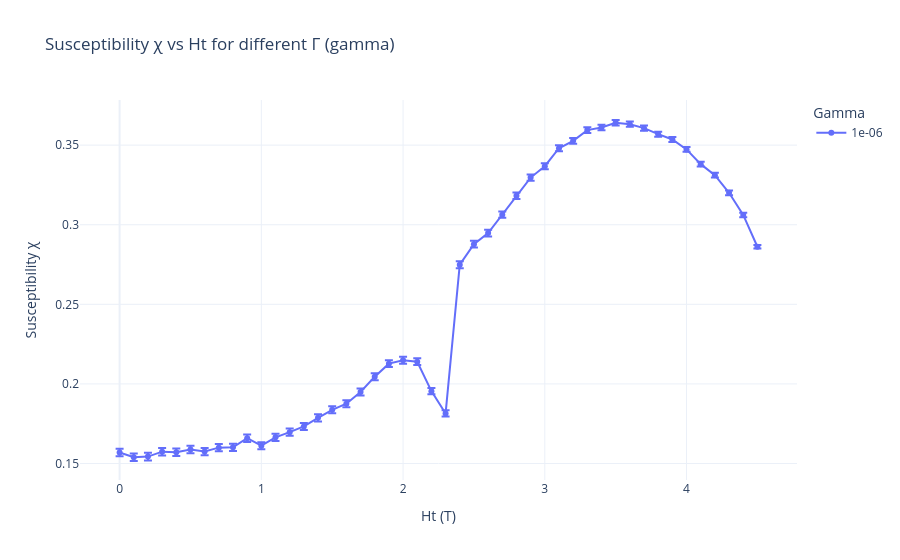

Notebook code cell kept with this figure:
### Code cell
#Relaxed Ht = 2.3T
import pandas as pd
import glob
import numpy as np
import plotly.express as px
path = '/Users/jiakai/Desktop/SURF/code/_spirit/'
n_cycles = 240


# Pattern to match all relevant CSV files
file_pattern = path + "Susceptibility_multi_gammas_4_*_per_gamma_20_anisotropy_0.7_relax_step_200_gammas_-5_relax_2.3_gamma_1e-06_relaxed*.csv"

# List all matching files
csv_files = glob.glob(file_pattern)

# Print how many files were found
print(f"Found {len(csv_files)} files.")
repeats = len(csv_files)
for f in csv_files:
    print(f)

# Read and concatenate all files
df_all_relaxed = pd.concat([pd.read_csv(f) for f in csv_files], ignore_index=True)

# Average over cycles, std divided by sqrt(n_cycles)
df_avg_relaxed = (
    df_all_relaxed.groupby(["gamma", "Ht"], as_index=False)
    .agg(
        chi_mean=("chi", "mean"),
        chi_std=("chi", lambda x: x.std(ddof=1) / np.sqrt(4800+2400))
    )
)

# Plot
fig_relaxed = px.line(
    df_avg_relaxed,
    x="Ht",
    y="chi_mean",
    error_y="chi_std",
    color="gamma",  # Different color per gamma
    markers=True,
    labels={
        "Ht": "Ht (T)",
        "chi_mean": "Susceptibility χ",
        "gamma": "Gamma",
    },
    title="Susceptibility χ vs Ht for different Γ (gamma)",
    template="plotly_white"
)


fig_relaxed.show()

### Figure 1 — Plotly figure (JSON) as saved in the notebook; plotly's stock layout.template omitted (floating-point values rounded to 4 significant figures)
{"data": [{"error_y": {"array": [0.002386, 0.002364, 0.002395, 0.002366, 0.002345, 0.002364, 0.002307, 0.002294, 0.00229, 0.00234, 0.002232, 0.002251, 0.002239, 0.002229, 0.00224, 0.002224, 0.002221, 0.002179, 0.002214, 0.002162, 0.002135, 0.002097, 0.001983, 0.001927, 0.002163, 0.002166, 0.002102, 0.00202, 0.002009, 0.001986, 0.001912, 0.001892, 0.001829, 0.001786, 0.00174, 0.001688, 0.001674, 0.001646, 0.001579, 0.001583, 0.001543, 0.001521, 0.001503, 0.001461, 0.001416, 0.001039]}, "hovertemplate": "Gamma=1e-06<br>Ht (T)=%{x}<br>Susceptibility χ=%{y}<extra></extra>", "legendgroup": "1e-06", "line": {"color": "#636efa", "dash": "solid"}, "marker": {"symbol": "circle"}, "mode": "lines+markers", "name": "1e-06", "orientation": "v", "showlegend": true, "x": [-0.0, 0.1, 0.2, 0.3, 0.4, 0.5, 0.6, 0.7, 0.8, 0.9, 1.0, 1.1, 1.2, 1.3, 1.4, 1.5, 1.6, 1.7, 1.8, 1.9, 2.0, 2.1, 2.2, 2.3, 2.4, 2.5, 2.6, 2.7, 2.8, 2.9, 3.0, 3.1, 3.2, 3.3, 3.4, 3.5, 3.6, 3.7, 3.8, 3.9, 4.0, 4.1, 4.2, 4.3, 4.4, 4.5], "xaxis": "x", "y": [0.1569, 0.1539, 0.1543, 0.1574, 0.1571, 0.1588, 0.1575, 0.16, 0.1601, 0.1659, 0.1612, 0.1664, 0.1697, 0.1733, 0.1787, 0.1837, 0.1875, 0.1949, 0.2045, 0.2127, 0.2149, 0.214, 0.1955, 0.1815, 0.2749, 0.2878, 0.2948, 0.3063, 0.3182, 0.3296, 0.3367, 0.3481, 0.3527, 0.3595, 0.3611, 0.3641, 0.3632, 0.3607, 0.3569, 0.3536, 0.3473, 0.3381, 0.3311, 0.3201, 0.3061, 0.2862], "yaxis": "y", "type": "scatter"}], "layout": {"xaxis": {"anchor": "y", "domain": [0.0, 1.0], "title": {"text": "Ht (T)"}}, "yaxis": {"anchor": "x", "domain": [0.0, 1.0], "title": {"text": "Susceptibility χ"}}, "legend": {"title": {"text": "Gamma"}, "tracegroupgap": 0}, "title": {"text": "Susceptibility χ vs Ht for different Γ (gamma)"}}}
